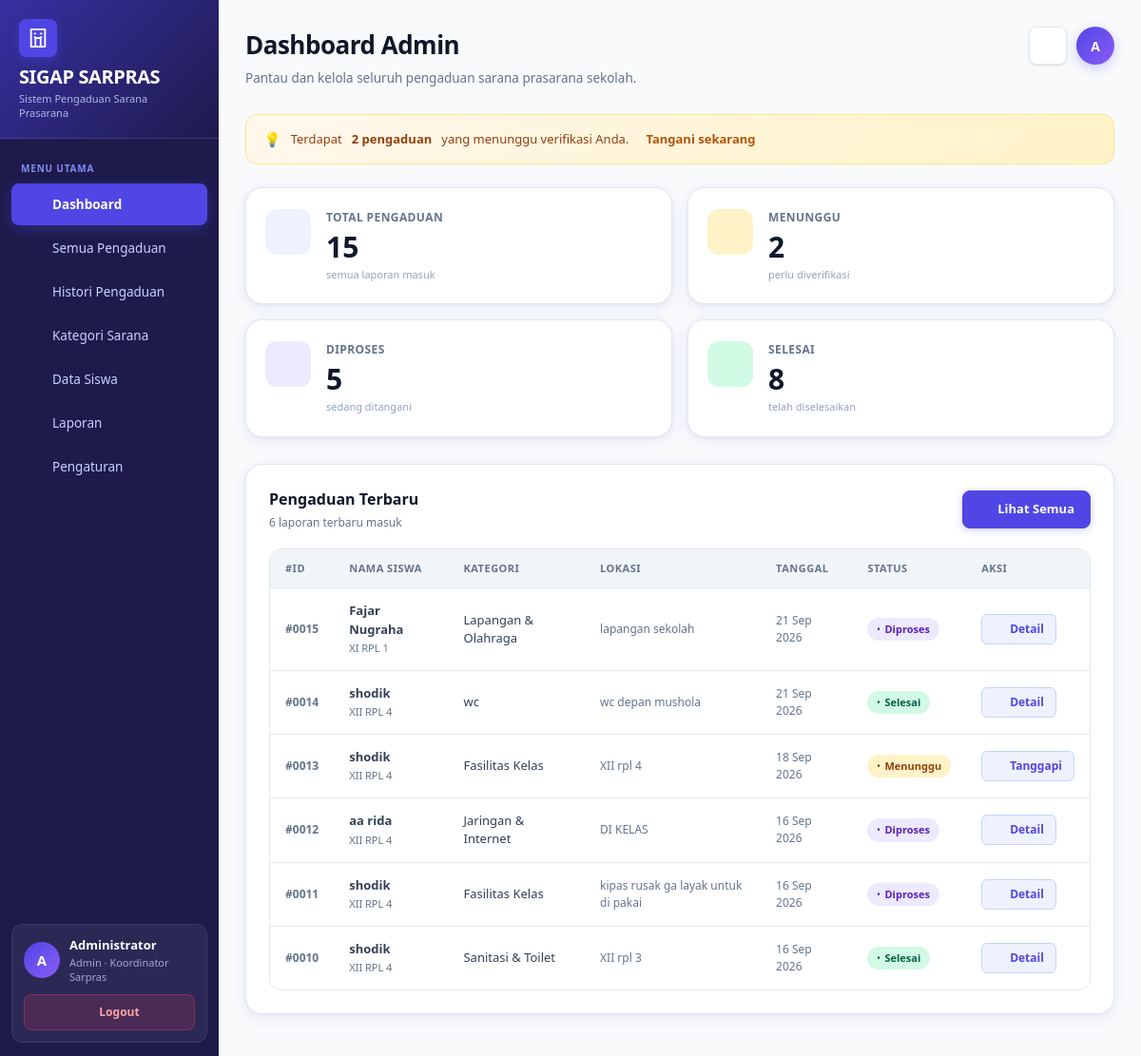
/views/admin_dashboard.php (signed in), run on the app's committed database.
### tables this page shows
CREATE TABLE `pengaduan` (
  `id_pengaduan` int(11) NOT NULL,
  `nis` int(11) NOT NULL,
  `id_kategori` int(11) NOT NULL,
  `lokasi` varchar(150) NOT NULL,
  `keterangan` text NOT NULL,
  `foto` varchar(255) DEFAULT NULL,
  `status` enum('Menunggu','Diverifikasi','Diproses','Selesai','Ditolak') NOT NULL DEFAULT 'Menunggu',
  `created_at` datetime NOT NULL DEFAULT current_timestamp()
);

CREATE TABLE `siswa` (
  `nis` int(11) NOT NULL,
  `nama` varchar(100) NOT NULL,
  `kelas` varchar(50) NOT NULL,
  `username` varchar(50) NOT NULL,
  `password` varchar(255) NOT NULL,
  `aktif` tinyint(1) NOT NULL DEFAULT 1
);

CREATE TABLE `kategori` (
  `id_kategori` int(11) NOT NULL,
  `nama_kategori` varchar(100) NOT NULL,
  `deskripsi` varchar(255) DEFAULT '',
  `aktif` tinyint(1) NOT NULL DEFAULT 1
);

### models/Pengaduan.php (called while the page is built, shortened)
<?php
class Pengaduan {
    private $conn;
    public function __construct($conn) {
        $this->conn = $conn;
    }
    public function semua($f = []) {
        $where = [];
        $whereSql = $where ? 'WHERE ' . implode(' AND ', $where) : '';
        $sql = "SELECT p.*, s.nama, s.kelas, k.nama_kategori
                FROM pengaduan p
                JOIN siswa s ON s.nis=p.nis
                JOIN kategori k ON k.id_kategori=p.id_kategori
                $whereSql
                ORDER BY p.created_at DESC";
        return mysqli_query($this->conn, $sql);
    }
    public function statistik() {
        $result = [
            'total' => 0,
            'menunggu' => 0,
            'diproses' => 0,
            'selesai' => 0
        ];
        $q = mysqli_query($this->conn,
            "SELECT status, COUNT(*) total FROM pengaduan GROUP BY status");
        while ($r = mysqli_fetch_assoc($q)) {
            $result['total'] += (int)$r['total'];
            if ($r['status'] === 'Menunggu') $result['menunggu'] = (int)$r['total'];
            if ($r['status'] === 'Diproses') $result['diproses'] = (int)$r['total'];
            if ($r['status'] === 'Selesai') $result['selesai'] = (int)$r['total'];
        }
        return $result;
    }
}
?>

### views/admin_dashboard.php (the view, shortened to what this page needs)
<?php
include '../config/koneksi.php';
include '../config/icons.php';
include '../config/layout.php';
include '../models/Pengaduan.php';
$m   = new Pengaduan($conn);
$st  = $m->statistik();
$q   = $m->semua();
$rows = [];
while ($r = mysqli_fetch_assoc($q)) $rows[] = $r;
$rows = array_slice($rows, 0, 6);
?>
<!doctype html>
<html lang="id">
<head>
    <link rel="stylesheet" href="../assets/style.css?v=5">
</head>
<body>
<div class="app">
    <?= sidebar('dashboard') ?>
    <main class="main">
        <div class="top">
            <div>
                <h2>Dashboard Admin</h2>
                <p>Pantau dan kelola seluruh pengaduan sarana prasarana sekolah.</p>
            </div>
            <div class="top-actions">
                <div class="bell"><?= icon('bell', '17') ?></div>
                <div class="avatar"><?= strtoupper(substr($_SESSION['nama'] ?? 'A', 0, 1)) ?></div>
            </div>
        </div>
        <?php if ($st['menunggu'] > 0): ?>
        <div class="noticebox" style="background:linear-gradient(135deg,#fff7ed,#fef3c7);border-color:#fde68a;color:#92400e;">
            Terdapat <strong><?= $st['menunggu'] ?> pengaduan</strong> yang menunggu verifikasi Anda.
            <a href="semua_pengaduan.php?status=Menunggu" style="color:#b45309;font-weight:700;margin-left:8px;">Tangani sekarang</a>
        </div>
        <?php endif; ?>
        <div class="cards">
            <div class="stat-card">
                <div class="stat-icon blue"><?= icon('complaints', '22') ?></div>
                <div>
                    <div class="label">Total Pengaduan</div>
                    <div class="num"><?= $st['total'] ?></div>
                    <div class="sub">semua laporan masuk</div>
                </div>
            </div>
            <div class="stat-card">
                <div class="stat-icon amber"><?= icon('clock', '22') ?></div>
                <div>
                    <div class="label">Menunggu</div>
                    <div class="num"><?= $st['menunggu'] ?></div>
                    <div class="sub">perlu diverifikasi</div>
                </div>
            </div>
            <div class="stat-card">
                <div class="stat-icon purple"><?= icon('tool', '22') ?></div>
                <div>
                    <div class="label">Diproses</div>
                    <div class="num"><?= $st['diproses'] ?></div>
                    <div class="sub">sedang ditangani</div>
                </div>
            </div>
            <div class="stat-card">
                <div class="stat-icon green"><?= icon('check', '22') ?></div>
                <div>
                    <div class="label">Selesai</div>
                    <div class="num"><?= $st['selesai'] ?></div>
                    <div class="sub">telah diselesaikan</div>
                </div>
            </div>
        </div>
        <div class="panel table-panel mt-28">
            <div class="toolbar">
                <div>
                    <strong class="section-title">Pengaduan Terbaru</strong>
                    <p style="margin:4px 0 0;font-size:12px;color:var(--muted);">6 laporan terbaru masuk</p>
                </div>
                <a href="semua_pengaduan.php" class="btn primary">
                    <span style="display:flex;align-items:center;gap:6px;"><?= icon('list', '14') ?> Lihat Semua</span>
                </a>
            </div>
            <div class="table-wrap">
                <table>
                    <thead>
                        <tr>
                            <th>#ID</th>
                            <th>Nama Siswa</th>
                            <th>Kategori</th>
                            <th>Lokasi</th>
                            <th>Tanggal</th>
                            <th>Status</th>
                            <th>Aksi</th>
                        </tr>
                    </thead>
                    <tbody>
                        <?php foreach ($rows as $r): ?>
                        <tr>
                            <td style="color:var(--muted);font-size:12px;font-weight:600;">#<?= str_pad($r['id_pengaduan'], 4, '0', STR_PAD_LEFT) ?></td>
                            <td>
                                <div style="font-weight:600;"><?= htmlspecialchars($r['nama']) ?></div>
                                <div style="font-size:11px;color:var(--muted);margin-top:2px;"><?= htmlspecialchars($r['kelas']) ?></div>
                            </td>
                            <td><?= htmlspecialchars($r['nama_kategori']) ?></td>
                            <td style="font-size:12px;color:var(--muted);"><?= htmlspecialchars($r['lokasi']) ?></td>
                            <td style="font-size:12px;color:var(--muted);"><?= date('d M Y', strtotime($r['created_at'])) ?></td>
                            <td>
                                <span class="status <?= $r['status']==='Selesai' ? 'selesai' : ($r['status']==='Diproses' ? 'proses' : ($r['status']==='Ditolak' ? 'ditolak' : '')) ?>">
                                    <?= htmlspecialchars($r['status']) ?>
                                </span>
                            </td>
                            <td>
                                <a class="action-btn" href="tanggapan.php?id=<?= $r['id_pengaduan'] ?>">
                                    <span style="display:flex;align-items:center;gap:4px;"><?= icon('eye', '13') ?> <?= $r['status']==='Menunggu' ? 'Tanggapi' : 'Detail' ?></span>
                                </a>
                            </td>
                        </tr>
                        <?php endforeach; ?>
                    </tbody>
                </table>
            </div>
        </div>
    </main>
</div>
</body>
</html>

### config/layout.php (shortened to what this page needs)
<?php
include_once __DIR__ . '/icons.php';
function sidebar($active) {
    $role    = $_SESSION['role'] ?? 'siswa';
    $nama    = $_SESSION['nama'] ?? '';
    $initial = strtoupper(substr($nama ?: 'A', 0, 1));
    if ($role === 'admin') {
        $menu = [
            'dashboard'  => ['label' => 'Dashboard',       'href' => 'admin_dashboard.php',  'icon' => 'dashboard'],
            'complaints' => ['label' => 'Semua Pengaduan', 'href' => 'semua_pengaduan.php',  'icon' => 'complaints'],
            'histori'    => ['label' => 'Histori Pengaduan', 'href' => 'histori_pengaduan.php', 'icon' => 'history'],
            'categories' => ['label' => 'Kategori Sarana', 'href' => 'kategori.php',         'icon' => 'category'],
            'students'   => ['label' => 'Data Siswa',      'href' => 'siswa.php',            'icon' => 'students'],
            'laporan'    => ['label' => 'Laporan',         'href' => 'laporan.php',          'icon' => 'report'],
            'pengaturan' => ['label' => 'Pengaturan',      'href' => 'pengaturan.php',       'icon' => 'settings'],
        ];
        $sub = 'Admin · Koordinator Sarpras';
    }
    ?>
    <aside class="sidebar">
        <div class="logo">
            <div class="logo-icon">
            </div>
            <h1>SIGAP SARPRAS</h1>
            <span>Sistem Pengaduan Sarana Prasarana</span>
        </div>
        <nav class="nav">
            <?php if ($role === 'admin'): ?>
            <div class="nav-section">Menu Utama</div>
            <?php endif; ?>
            <?php foreach ($menu as $key => $item): ?>
            <a href="<?= $item['href'] ?>" class="<?= $active === $key ? 'active' : '' ?>">
                <span class="nav-icon"><?= icon($item['icon'], '16') ?></span>
                <?= htmlspecialchars($item['label']) ?>
            </a>
            <?php endforeach; ?>
        </nav>
        <div class="sidebar-profile">
            <div class="sidebar-avatar"><?= htmlspecialchars($initial) ?></div>
            <div class="sidebar-info">
                <strong><?= htmlspecialchars($nama) ?></strong>
                <span><?= $sub ?></span>
            </div>
            <a class="sidebar-logout" href="../logout.php" title="Logout">
                <?= icon('logout', '15') ?>
                <span class="logout-label">Logout</span>
            </a>
        </div>
    </aside>
    <?php
    return ob_get_clean();
}
?>

### config/icons.php (shortened to what this page needs)
<?php
function icon(string $name, string $size = '18', string $class = ''): string {
    $cls = $class ? " class=\"{$class}\"" : '';
    $path = $icons[$name] ?? $icons['info'];
    return "<svg xmlns=\"http://www.w3.org/2000/svg\" width=\"{$size}\" height=\"{$size}\" viewBox=\"0 0 24 24\" fill=\"none\" stroke=\"currentColor\" stroke-width=\"2\" stroke-linecap=\"round\" stroke-linejoin=\"round\"{$cls}>{$path}</svg>";
}
?>

### data on the page
pengaduan: id_pengaduan "0015", nis.nama "Fajar Nugraha", nis.kelas "XI RPL 1", id_kategori.nama_kategori "Lapangan & Olahraga", lokasi "lapangan sekolah", created_at "21 Sep 2026", status "Diproses", $size 13 (drawn), shows "Detail"
pengaduan: id_pengaduan "0014", nis.nama "shodik", nis.kelas "XII RPL 4", id_kategori.nama_kategori "wc", lokasi "wc depan mushola", created_at "21 Sep 2026", status "Selesai", $size 13 (drawn), shows "Detail"
pengaduan: id_pengaduan "0013", nis.nama "shodik", nis.kelas "XII RPL 4", id_kategori.nama_kategori "Fasilitas Kelas", lokasi "XII rpl 4", created_at "18 Sep 2026", status "Menunggu", shows "Tanggapi"
pengaduan: id_pengaduan "0012", nis.nama "aa rida", nis.kelas "XII RPL 4", id_kategori.nama_kategori "Jaringan & Internet", lokasi "DI KELAS", created_at "16 Sep 2026", status "Diproses", $size 13 (drawn), shows "Detail"
pengaduan: id_pengaduan "0011", nis.nama "shodik", nis.kelas "XII RPL 4", id_kategori.nama_kategori "Fasilitas Kelas", lokasi "kipas rusak ga layak untuk di pakai", created_at "16 Sep 2026", status "Diproses", $size 13 (drawn), shows "Detail"
pengaduan: id_pengaduan "0010", nis.nama "shodik", nis.kelas "XII RPL 4", id_kategori.nama_kategori "Sanitasi & Toilet", lokasi "XII rpl 3", created_at "16 Sep 2026", status "Selesai", $size 13 (drawn), shows "Detail"

### other printed values
$item['label'] "Dashboard"
$item['label'] "Semua Pengaduan"
$item['label'] "Histori Pengaduan"
$item['label'] "Kategori Sarana"
$item['label'] "Data Siswa"
$item['label'] "Laporan"
$item['label'] "Pengaturan"
$initial "A"
$nama "Administrator"
$sub "Admin · Koordinator Sarpras"
substr($_SESSION['nama'] ?? 'A', 0, 1) "A"
$st['menunggu'] "2"
$st['total'] "15"
$st['diproses'] "5"
$st['selesai'] "8"
